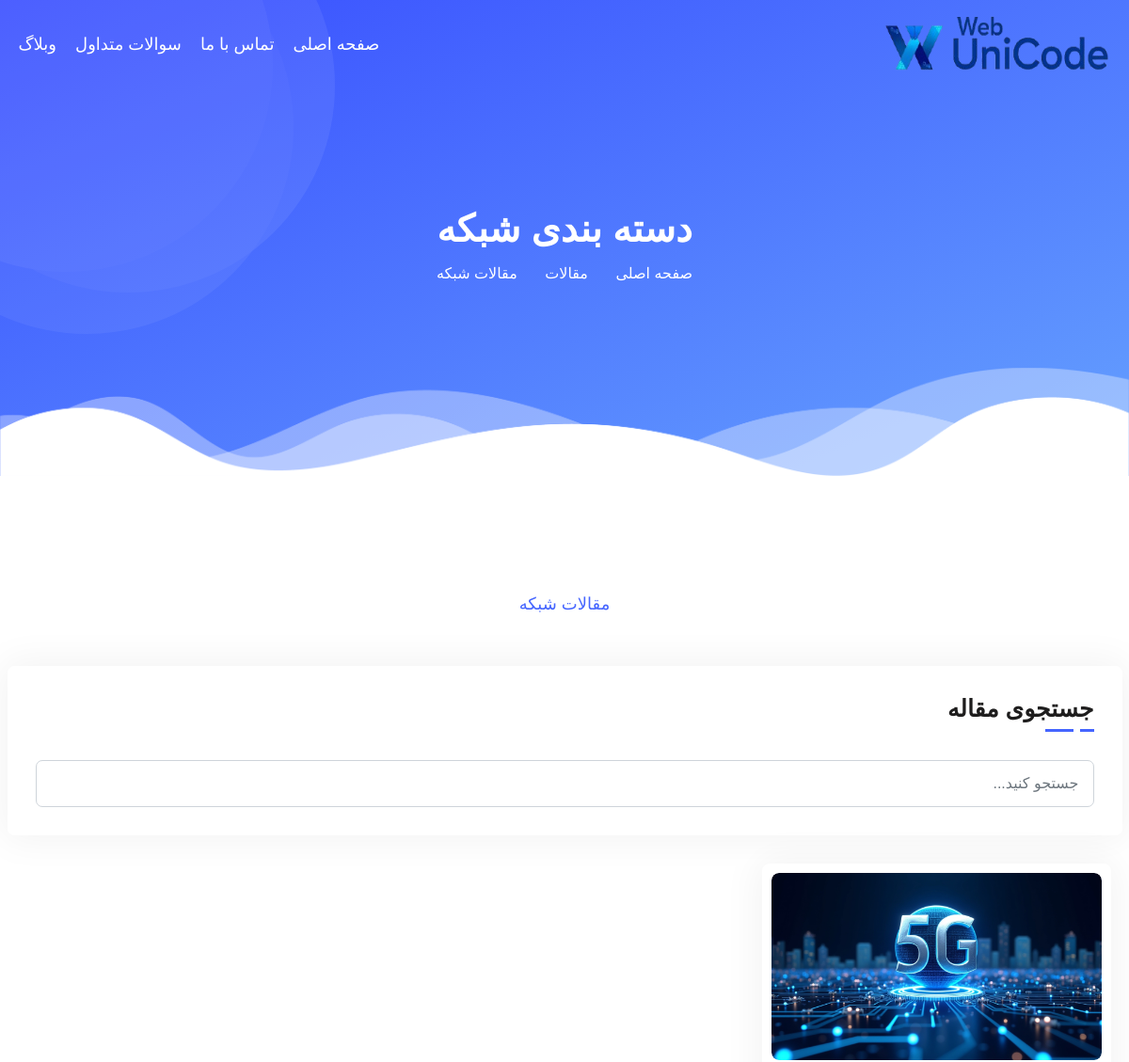
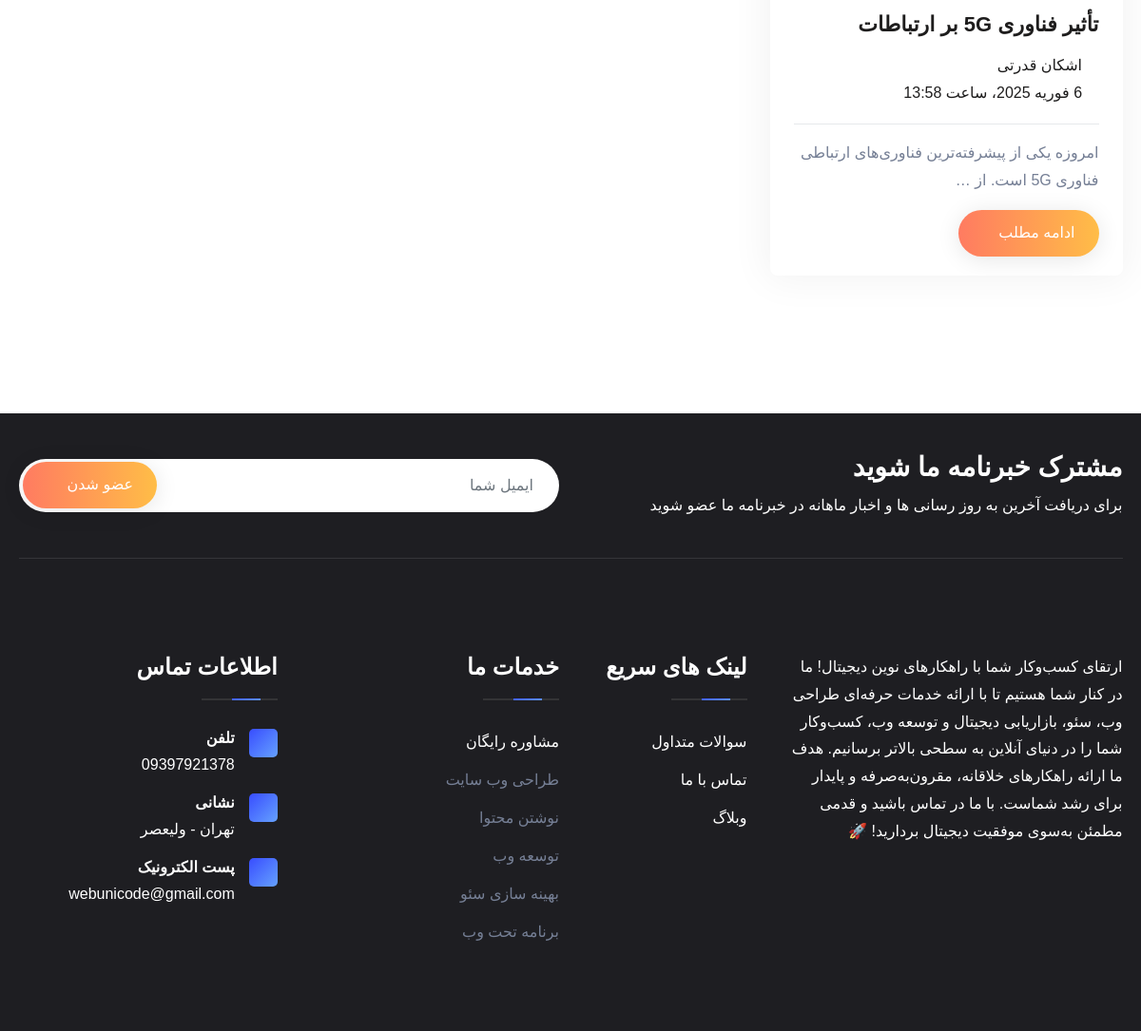
Screenshot of /blog/category/network/ with the database file from the repository (2 pictures, top to bottom).
### blog/models.py (models this page shows, shortened)
class Category(models.Model):
    title = models.CharField(max_length=50, unique=True, verbose_name='عنوان دسته بندی')
    slug = models.SlugField(max_length=50, unique=True, verbose_name='نامک')
    created_at = models.DateTimeField(default=timezone.now, verbose_name='تاریخ ایجاد')
    class Meta:
        verbose_name = 'دسته بندی'
        verbose_name_plural = 'دسته بندی ها'

class Article(models.Model):
    author = models.ForeignKey(User, on_delete=models.SET_NULL, null=True, verbose_name='نویسنده مقاله')
    category = models.ManyToManyField(Category, related_name='articles', verbose_name='دسته بندی مربوطه')
    title = models.CharField(max_length=150, unique=True, verbose_name='عنوان مقاله')
    slug = models.SlugField(max_length=150, unique=True, verbose_name='نامک')
    description = RichTextUploadingField(verbose_name='محتوای مقاله')
    tags = models.ManyToManyField(Tag, blank=True, null=True, related_name='articles', verbose_name='برچسب مربوطه')
    thumbnail = models.ImageField(upload_to='images/articles', blank=True, null=True, verbose_name='تصویر مقاله')
    status = models.CharField(choices=STATUS, max_length=10, default='draft', verbose_name='وضعیت')
    views = models.IntegerField(default=0, verbose_name='بازدید ها')
    created_at = models.DateTimeField(default=timezone.now, verbose_name='تاریخ ایجاد')
    updated_at = models.DateTimeField(default=timezone.now, verbose_name='تاریخ به‌روزرسانی')
    class Meta:
        verbose_name = 'مقاله'
        verbose_name_plural = 'مقالات'
    def get_absolute_url(self):
        return reverse('blog:article_detail', args=[self.slug])

### core/models.py (models this page shows, shortened)
class SiteSettings(models.Model):
    about_us_text = models.TextField(null=True, blank=True, verbose_name="متن درباره ما")
    contact_us_text = models.TextField(null=True, blank=True, verbose_name="متن تماس با ما")
    address = models.CharField(max_length=250, null=True, blank=True, verbose_name="آدرس ما")
    phone = models.CharField(max_length=250, null=True, blank=True, verbose_name="تلفن تماس")
    email = models.CharField(max_length=250, null=True, blank=True, verbose_name="ایمیل")
    class Meta:
        verbose_name = "تنظیمات"
        verbose_name_plural = "تنظیمات"

### blog/views.py (the view)
# urls.py: path('category/<slug:slug>/', views.category_article, name='category_article'),
def category_article(request, slug):
    category = get_object_or_404(Category, slug=slug)
    articles = Article.objects.filter(category=category)
    site_settings = SiteSettings.objects.first()
    context = {
        'category': category,
        'articles': articles,
        'site_settings': site_settings
    }
    return render(request, 'blog/category_article.html', context)

### blog/templates/blog/category_article.html (shortened to what this page needs)
{% extends "base.html" %}
{% load static %}
{% load jalali_tags %}
{% block content %}
    <div class="site-breadcrumb">
        <div class="container">
            <h2 class="breadcrumb-title">دسته بندی {{ category.title }}</h2>
            <ul class="breadcrumb-menu">
                <li><a href="{% url "core:home" %}">صفحه اصلی</a></li>
                <li><a href="{% url "blog:article_list" %}">مقالات</a></li>
                <li class="active">مقالات {{ category.title }}</li>
            </ul>
        </div>
        <div class="hero-shape">
            <img src="{% static "main/img/shape/03.svg" %}" alt>
        </div>
        <div class="hero-right-circles"></div>
    </div>
    <div class="blog-area py-120">
        <div class="container">
            <div class="row">
                <div class="col-lg-6 mx-auto">
                    <div class="site-heading text-center">
                        <span class="site-title-tagline">مقالات {{ category.title }}</span>
                    </div>
                </div>
            </div>
            <div class="row">
                <div class="widget search">
                    <h5 class="widget-title">جستجوی مقاله</h5>
                    <form action="{% url 'blog:search' %}" method="get" role="search" class="search-form" >
                        <input type="search" class="form-control" name="search" placeholder="جستجو کنید..." required>
                        <button type="submit"><i class="fas fa-search"></i></button>
                    </form>
                </div>
                {% if articles %}
                    {% for article in articles %}
                        <div class="col-md-6 col-lg-4">
                            <div class="blog-item">
                                <div class="blog-item-img">
                                    {% if article.thumbnail %}
                                        <img src="{{ article.thumbnail.url }}" alt="{{ article.title|truncatewords:6 }}">
                                    {% else %}
                                        <img src="{% static "main/img/blog/image_not_available.jpg" %}" alt="{{ article.title|truncatewords:6 }}">
                                    {% endif %}
                                </div>
                                <div class="blog-item-info">
                                    <h4 class="blog-title">
                                        <a href="{{ article.get_absolute_url }}">{{ article.title|truncatewords:6 }}</a>
                                    </h4>
                                    <div class="blog-item-meta">
                                        <ul>
                                            {% if article.author %}
                                                <li><i class="far fa-user-circle"></i>{{ article.author.first_name }} {{ article.author.last_name }}</li>
                                            {% else %}
                                                <li><i class="far fa-user-circle"></i>نامعلوم</li>
                                            {% endif %}
                                            <li><i class="far fa-calendar-alt"></i>{{ article.created_at|to_jalali:'%d %B %Y' }}</li>
                                        </ul>
                                    </div>
                                    <p>{{ article.description|truncatewords:10|safe }}</p>
                                    <a class="theme-btn" href="{{ article.get_absolute_url }}">ادامه مطلب<i class="fas fa-arrow-left"></i></a>
                                </div>
                            </div>
                        </div>
                    {% endfor %}
                {% else %}
                    <h2 style="text-align:center;">مقاله ای وجود ندارد</h2>
                {% endif %}
            </div>
        </div>
    </div>
{% endblock %}

### templates/base.html (shortened to what this page needs)
{% load static %}
<!DOCTYPE html>
<html lang="en">
<head>
    <link rel="stylesheet" href="{% static 'main/css/bootstrap.min.css' %}">
    <link rel="stylesheet" href="{% static 'main/css/all-fontawesome.min.css' %}">
    <link rel="stylesheet" href="{% static 'main/css/themify-icons.css' %}">
    <link rel="stylesheet" href="{% static 'main/css/flaticon.css' %}">
    <link rel="stylesheet" href="{% static 'main/css/animate.min.css' %}">
    <link rel="stylesheet" href="{% static 'main/css/magnific-popup.min.css' %}">
    <link rel="stylesheet" href="{% static 'main/css/owl.carousel.min.css' %}">
    <link rel="stylesheet" href="{% static 'main/css/style.css' %}">
</head>
<body>
<header class="header">
    <div class="main-navigation">
        <nav class="navbar navbar-expand-lg">
            <div class="container">
                <a class="navbar-brand" href="{% url 'core:home' %}">
                    <img src="{% static 'main/img/logo/WebUniCodeImage.png' %}" class="logo-display" alt="logo" style="height: 85px; width: 250px">
                </a>
                <div class="collapse navbar-collapse" id="main_nav">
                    <ul class="navbar-nav">
                        <li class="nav-item dropdown">
                            <a class="nav-link {% if request.resolver_match.url_name == 'home' %}active{% endif %}" href="{% url 'core:home' %}">صفحه اصلی</a>
                        </li>
                        <li class="nav-item"><a class="nav-link {% if request.resolver_match.url_name == 'contact' %}active{% endif %}" href="{% url 'core:contact' %}">تماس با ما</a></li>
                        <li class="nav-item"><a class="nav-link {% if request.resolver_match.url_name == 'faq' %}active{% endif %}" href="{% url 'core:faq' %}" >سوالات متداول</a></li>
                        <li class="nav-item dropdown"><a class="nav-link {% if request.resolver_match.url_name == 'article_list' %}active{% endif %}" href="{% url 'blog:article_list' %}" >وبلاگ</a></li>
                    </ul>
                </div>
            </div>
        </nav>
    </div>
</header>
<main class="main">
    {% block content %}
    {% endblock %}
</main>
<footer class="footer-area">
    <div class="footer-widget">
        <div class="container">
            <div class="footer-top pt-40 pb-40">
                <div class="footer-newsletter">
                    <div class="row align-items-center">
                        <div class="col-md-6">
                            <div class="footer-newsletter-content">
                                <h3>مشترک خبرنامه ما شوید</h3>
                                <p>برای دریافت آخرین به روز رسانی ها و اخبار ماهانه در خبرنامه ما عضو شوید</p>
                            </div>
                        </div>
                        <div class="col-md-6">
                            <div class="subscribe-form">
                                <form method="post">
                                    <div class="form-group">
                                        <input name="email" type="email" class="form-control" placeholder="ایمیل شما">
                                        <button class="theme-btn" type="submit">
                                            عضو شدن <i class="far fa-paper-plane"></i>
                                        </button>
                                    </div>
                                </form>
                            </div>
                        </div>
                    </div>
                </div>
            </div>
            <div class="row footer-widget-wrapper pt-100 pb-70">
                <div class="col-md-6 col-lg-4">
                    <div class="footer-widget-box about-us">
                        <p class="mb-3">
                            {{ site_settings.about_us_text }}
                        </p>
                    </div>
                </div>
                <div class="col-md-6 col-lg-2">
                    <div class="footer-widget-box list">
                        <h4 class="footer-widget-title">لینک های سریع</h4>
                        <ul class="footer-list">
                            <li><a href="{% url 'core:faq' %}">سوالات متداول</a></li>
                            <li><a href="{% url 'core:contact' %}">تماس با ما</a></li>
                            <li><a href="{% url 'blog:article_list' %}">وبلاگ</a></li>
                        </ul>
                    </div>
                </div>
                <div class="col-md-6 col-lg-3">
                    <div class="footer-widget-box list">
                        <h4 class="footer-widget-title">خدمات ما</h4>
                        <ul class="footer-list">
                            <li><a href="{% url 'core:contact' %}">مشاوره رایگان</a></li>
                            <li><a>طراحی وب سایت</a></li>
                            <li><a>نوشتن محتوا</a></li>
                            <li><a>توسعه وب</a></li>
                            <li><a>بهینه سازی سئو</a></li>
                            <li><a>برنامه تحت وب</a></li>
                        </ul>
                    </div>
                </div>
                <div class="col-md-6 col-lg-3">
                    <div class="footer-widget-box list">
                        <h4 class="footer-widget-title">اطلاعات تماس</h4>
                        <ul class="footer-contact">
                            <li>
                                <i class="fas fa-phone"></i>
                                <a>
                                    <h6>تلفن</h6>
                                    <p>{{ site_settings.phone }}</p>
                                </a>
                            </li>
                            <li>
                                <i class="fas fa-map-marker-alt"></i>
                                <a>
                                    <h6>نشانی</h6>
                                    <p>{{ site_settings.address }}</p>
                                </a>
                            </li>
                            <li>
                                <i class="fas fa-envelope"></i>
                                <a>
                                    <h6>پست الکترونیک</h6>
                                    <p>{{ site_settings.email }}</p>
                                </a>
                            </li>
                        </ul>
                    </div>
                </div>
            </div>
        </div>
    </div>
</footer>
</body>
</html>

### rows the page displays
Category: title "شبکه"
Article: thumbnail (picture), title "تأثیر فناوری 5G بر ارتباطات", author.first_name "اشکان", author.last_name "قدرتی", created_at|to_jalali "6 فوریه 2025، ساعت 13:58", description "امروزه یکی از پیشرفته‌ترین فناوری‌های ارتباطی فناوری 5G است. از …"
SiteSettings: about_us_text "ارتقای کسب‌وکار شما با راهکارهای نوین دیجیتال! ما در کنار شما هستیم تا با ارائه خدمات حرفه‌ای طراحی وب، سئو، بازاریابی دیجیتال و توسعه وب، کسب‌وکار شما را در دنیای آنلاین به سطحی بالاتر برسانیم. هدف ما ارائه راهکارهای خلاقانه، مقرون‌به‌صرفه و پایدار برای رشد شماست. با ما در تماس باشید و قدمی مطمئن به‌سوی موفقیت دیجیتال بردارید! 🚀", phone "09397921378", address "تهران - ولیعصر", email "webunicode@gmail.com"
